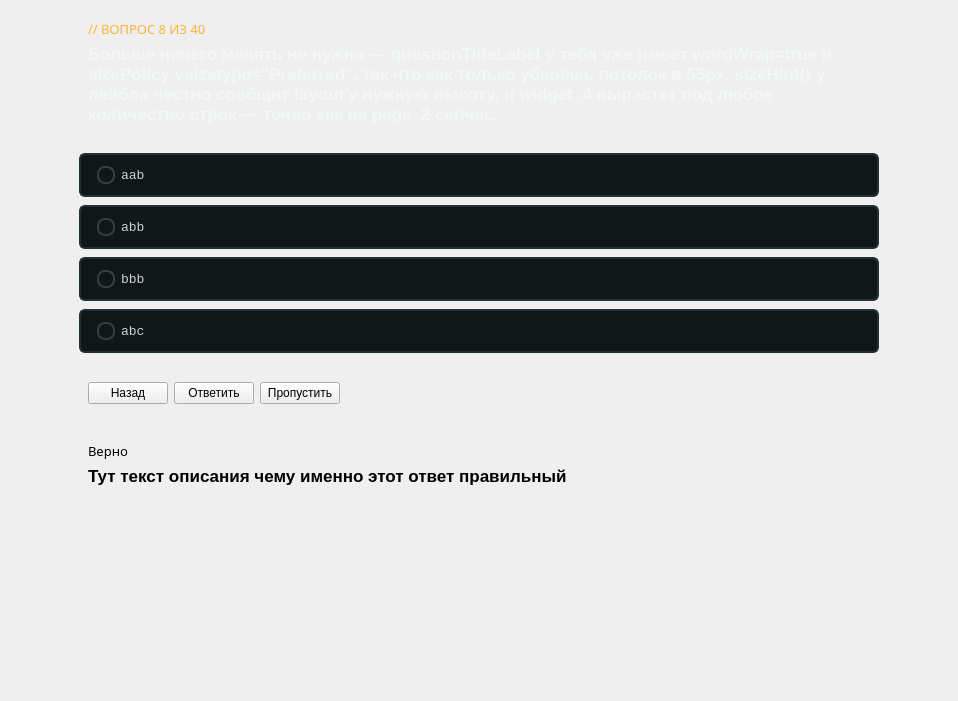
                <widget class="QWidget" name="scrollAreaWidgetContents_2">
                 <property name="geometry">
                  <rect>
                   <x>0</x>
                   <y>0</y>
                   <width>958</width>
                   <height>701</height>
                  </rect>
                 </property>
                 <layout class="QGridLayout" name="gridLayout_6">
                  <property name="verticalSpacing">
                   <number>20</number>
                  </property>
                  <item row="0" column="0">
                   <widget class="QWidget" name="widget_5" native="true">
                    <property name="sizePolicy">
                     <sizepolicy hsizetype="Preferred" vsizetype="Preferred">
                      <horstretch>0</horstretch>
                      <verstretch>0</verstretch>
                     </sizepolicy>
                    </property>
                    <property name="maximumSize">
                     <size>
                      <width>800</width>
                      <height>16777215</height>
                     </size>
                    </property>
                    <layout class="QVBoxLayout" name="verticalLayout_3">
                     <item>
                      <widget class="QLabel" name="questionEyebrowLabel_2">
                       <property name="sizePolicy">
                        <sizepolicy hsizetype="Preferred" vsizetype="Preferred">
                         <horstretch>0</horstretch>
                         <verstretch>0</verstretch>
                        </sizepolicy>
                       </property>
                       <property name="font">
                        <font>
                         <family>Noto Sans</family>
                         <pointsize>10</pointsize>
                        </font>
                       </property>
                       <property name="styleSheet">
                        <string notr="true">QLabel#questionEyebrowLabel_2 {
    color: rgb(255, 178, 56);
    border: none;
}</string>
                       </property>
                       <property name="text">
                        <string>// ВОПРОС 8 ИЗ 40</string>
                       </property>
                      </widget>
                     </item>
                     <item>
                      <widget class="QLabel" name="questionTitleLabel_3">
                       <property name="sizePolicy">
                        <sizepolicy hsizetype="Preferred" vsizetype="Preferred">
                         <horstretch>0</horstretch>
                         <verstretch>0</verstretch>
                        </sizepolicy>
                       </property>
                       <property name="font">
                        <font>
                         <pointsize>13</pointsize>
                         <bold>true</bold>
                        </font>
                       </property>
                       <property name="styleSheet">
                        <string notr="true">QLabel#questionTitleLabel_3 {
    color: rgb(242, 248, 246);
    border: none;
}</string>
                       </property>
                       <property name="text">
                        <string>Больше ничего менять не нужно — questionTitleLabel у тебя уже имеет wordWrap=true и sizePolicy vsizetype=&quot;Preferred&quot;, так что как только уберёшь потолок в 55px, sizeHint() у лейбла честно сообщит layout'у нужную высоту, и widget_4 вырастет под любое количество строк — точно как на page_2 сейчас.</string>
                       </property>
                       <property name="wordWrap">
                        <bool>true</bool>
                       </property>
                      </widget>
                     </item>
                    </layout>
                   </widget>
                  </item>
                  <item row="1" column="0">
                   <widget class="QWidget" name="optionsWidget_2" native="true">
                    <property name="sizePolicy">
                     <sizepolicy hsizetype="Preferred" vsizetype="Fixed">
                      <horstretch>0</horstretch>
                      <verstretch>0</verstretch>
                     </sizepolicy>
                    </property>
                    <property name="maximumSize">
                     <size>
                      <width>800</width>
                      <height>16777215</height>
                     </size>
                    </property>
                    <layout class="QVBoxLayout" name="optionsLayout_2">
                     <property name="spacing">
                      <number>8</number>
                     </property>
                     <property name="leftMargin">
                      <number>0</number>
                     </property>
                     <property name="topMargin">
                      <number>0</number>
                     </property>
                     <property name="rightMargin">
                      <number>0</number>
                     </property>
                     <property name="bottomMargin">
                      <number>0</number>
                     </property>
                     <item>
                      <widget class="QRadioButton" name="optionRadio1_2">
                       <property name="minimumSize">
                        <size>
                         <width>0</width>
                         <height>44</height>
                        </size>
                       </property>
                       <property name="maximumSize">
                        <size>
                         <width>800</width>
                         <height>16777215</height>
                        </size>
                       </property>
                       <property name="font">
                        <font>
                         <family>Consolas</family>
                         <pointsize>10</pointsize>
                        </font>
                       </property>
                       <property name="styleSheet">
                        <string notr="true">QRadioButton {
    background-color: rgb(17, 23, 24);
    color: rgb(199, 212, 210);
    border: 2px solid rgb(33, 48, 50);
    border-radius: 6px;
    padding-left: 16px;
}

QRadioButton:hover {
    background-color: rgb(22, 30, 32);
    border-color: rgb(51, 64, 63);
}

QRadioButton::indicator {
    width: 14px;
    height: 14px;
    border-radius: 8px;
    border: 2px solid rgb(51, 64, 63);
    background-color: rgb(17, 23, 24);
}

QRadioButton::indicator:hover {
}

QRadioButton:checked {
	background-color: rgb(29, 27, 20);
    border: 2px solid rgb(229, 159, 50);
}

QRadioButton::indicator:checked {
    width: 14px;
    height: 14px;
    border-radius: 8px;
    background-color: rgb(255, 179, 57);
    border: 2px solid rgb(190, 127, 0);
}</string>
                       </property>
                       <property name="text">
                        <string>aab</string>
                       </property>
                      </widget>
                     </item>
                     <item>
                      <widget class="QRadioButton" name="optionRadio2_2">
                       <property name="minimumSize">
                        <size>
                         <width>0</width>
                         <height>44</height>
                        </size>
                       </property>
                       <property name="maximumSize">
                        <size>
                         <width>800</width>
                         <height>16777215</height>
                        </size>
                       </property>
                       <property name="font">
                        <font>
                         <family>Consolas</family>
                         <pointsize>10</pointsize>
                        </font>
                       </property>
                       <property name="styleSheet">
                        <string notr="true">QRadioButton {
    background-color: rgb(17, 23, 24);
    color: rgb(199, 212, 210);
    border: 2px solid rgb(33, 48, 50);
    border-radius: 6px;
    padding-left: 16px;
}

QRadioButton:hover {
    background-color: rgb(22, 30, 32);
    border-color: rgb(51, 64, 63);
}

QRadioButton::indicator {
    width: 14px;
    height: 14px;
    border-radius: 8px;
    border: 2px solid rgb(51, 64, 63);
    background-color: rgb(17, 23, 24);
}

QRadioButton::indicator:hover {
}

QRadioButton:checked {
	background-color: rgb(29, 27, 20);
    border: 2px solid rgb(229, 159, 50);
}

QRadioButton::indicator:checked {
    width: 14px;
    height: 14px;
    border-radius: 8px;
    background-color: rgb(255, 179, 57);
    border: 2px solid rgb(190, 127, 0);
}</string>
                       </property>
                       <property name="text">
                        <string>abb</string>
                       </property>
                      </widget>
                     </item>
                     <item>
                      <widget class="QRadioButton" name="optionRadio3_2">
                       <property name="minimumSize">
                        <size>
                         <width>0</width>
                         <height>44</height>
                        </size>
                       </property>
                       <property name="maximumSize">
                        <size>
                         <width>800</width>
                         <height>16777215</height>
                        </size>
                       </property>
                       <property name="font">
                        <font>
                         <family>Consolas</family>
                         <pointsize>10</pointsize>
                        </font>
                       </property>
                       <property name="styleSheet">
                        <string notr="true">QRadioButton {
    background-color: rgb(17, 23, 24);
    color: rgb(199, 212, 210);
    border: 2px solid rgb(33, 48, 50);
    border-radius: 6px;
    padding-left: 16px;
}

QRadioButton:hover {
    background-color: rgb(22, 30, 32);
    border-color: rgb(51, 64, 63);
}

QRadioButton::indicator {
    width: 14px;
    height: 14px;
    border-radius: 8px;
    border: 2px solid rgb(51, 64, 63);
    background-color: rgb(17, 23, 24);
}

QRadioButton::indicator:hover {
}

QRadioButton:checked {
	background-color: rgb(29, 27, 20);
    border: 2px solid rgb(229, 159, 50);
}

QRadioButton::indicator:checked {
    width: 14px;
    height: 14px;
    border-radius: 8px;
    background-color: rgb(255, 179, 57);
    border: 2px solid rgb(190, 127, 0);
}</string>
                       </property>
                       <property name="text">
                        <string>bbb</string>
                       </property>
                      </widget>
                     </item>
                     <item>
                      <widget class="QRadioButton" name="optionRadio4_2">
                       <property name="minimumSize">
                        <size>
                         <width>0</width>
                         <height>44</height>
                        </size>
                       </property>
                       <property name="maximumSize">
                        <size>
                         <width>800</width>
                         <height>16777215</height>
                        </size>
                       </property>
                       <property name="font">
                        <font>
                         <family>Consolas</family>
                         <pointsize>10</pointsize>
                        </font>
                       </property>
                       <property name="styleSheet">
                        <string notr="true">QRadioButton {
    background-color: rgb(17, 23, 24);
    color: rgb(199, 212, 210);
    border: 2px solid rgb(33, 48, 50);
    border-radius: 6px;
    padding-left: 16px;
}

QRadioButton:hover {
    background-color: rgb(22, 30, 32);
    border-color: rgb(51, 64, 63);
}

QRadioButton::indicator {
    width: 14px;
    height: 14px;
    border-radius: 8px;
    border: 2px solid rgb(51, 64, 63);
    background-color: rgb(17, 23, 24);
}

QRadioButton::indicator:hover {
}

QRadioButton:checked {
	background-color: rgb(29, 27, 20);
    border: 2px solid rgb(229, 159, 50);
}

QRadioButton::indicator:checked {
    width: 14px;
    height: 14px;
    border-radius: 8px;
    background-color: rgb(255, 179, 57);
    border: 2px solid rgb(190, 127, 0);
}</string>
                       </property>
                       <property name="text">
                        <string>abc</string>
                       </property>
                      </widget>
                     </item>
                    </layout>
                   </widget>
                  </item>
                  <item row="2" column="0">
                   <widget class="QWidget" name="widget_7" native="true">
                    <property name="maximumSize">
                     <size>
                      <width>800</width>
                      <height>16777215</height>
                     </size>
                    </property>
                    <layout class="QGridLayout" name="gridLayout_8">
                     <item row="0" column="0">
                      <widget class="QPushButton" name="pushButton_4">
                       <property name="text">
                        <string>Назад</string>
                       </property>
                      </widget>
                     </item>
                     <item row="0" column="2">
                      <widget class="QPushButton" name="pushButton_6">
                       <property name="text">
                        <string>Пропустить</string>
                       </property>
                      </widget>
                     </item>
                     <item row="0" column="1">
                      <widget class="QPushButton" name="pushButton_5">
                       <property name="text">
                        <string>Ответить</string>
                       </property>
                      </widget>
                     </item>
                     <item row="0" column="3">
                      <spacer name="horizontalSpacer_2">
                       <property name="orientation">
                        <enum>Qt::Orientation::Horizontal</enum>
                       </property>
                       <property name="sizeHint" stdset="0">
                        <size>
                         <width>40</width>
                         <height>20</height>
                        </size>
                       </property>
                      </spacer>
                     </item>
                    </layout>
                   </widget>
                  </item>
                  <item row="5" column="0">
                   <spacer name="verticalSpacer_2">
                    <property name="orientation">
                     <enum>Qt::Orientation::Vertical</enum>
                    </property>
                    <property name="sizeHint" stdset="0">
                     <size>
                      <width>20</width>
                      <height>40</height>
                     </size>
                    </property>
                   </spacer>
                  </item>
                  <item row="4" column="0">
                   <widget class="QWidget" name="widget_11" native="true">
                    <property name="sizePolicy">
                     <sizepolicy hsizetype="Preferred" vsizetype="Fixed">
                      <horstretch>0</horstretch>
                      <verstretch>0</verstretch>
                     </sizepolicy>
                    </property>
                    <property name="maximumSize">
                     <size>
                      <width>800</width>
                      <height>16777215</height>
                     </size>
                    </property>
                    <layout class="QVBoxLayout" name="verticalLayout_6">
                     <item>
                      <widget class="QLabel" name="questionEyebrowLabel_5">
                       <property name="sizePolicy">
                        <sizepolicy hsizetype="Preferred" vsizetype="Fixed">
                         <horstretch>0</horstretch>
                         <verstretch>0</verstretch>
                        </sizepolicy>
                       </property>
                       <property name="font">
                        <font>
                         <family>Noto Sans</family>
                         <pointsize>10</pointsize>
                        </font>
                       </property>
                       <property name="styleSheet">
                        <string notr="true">QLabel#questionEyebrowLabel_3 {
    color: rgb(255, 178, 56);
    border: none;
}</string>
                       </property>
                       <property name="text">
                        <string>Верно</string>
                       </property>
                      </widget>
                     </item>
                     <item>
                      <widget class="QLabel" name="questionTitleLabel_6">
                       <property name="sizePolicy">
                        <sizepolicy hsizetype="Preferred" vsizetype="Preferred">
                         <horstretch>0</horstretch>
                         <verstretch>0</verstretch>
                        </sizepolicy>
                       </property>
                       <property name="font">
                        <font>
                         <pointsize>13</pointsize>
                         <bold>true</bold>
                        </font>
                       </property>
                       <property name="styleSheet">
                        <string notr="true">QLabel#questionTitleLabel_4 {
    color: rgb(242, 248, 246);
    border: none;
}</string>
                       </property>
                       <property name="text">
                        <string>Тут текст описания чему именно этот ответ правильный </string>
                       </property>
                       <property name="wordWrap">
                        <bool>true</bool>
                       </property>
                      </widget>
                     </item>
                    </layout>
                   </widget>
                  </item>
                 </layout>
                </widget>
